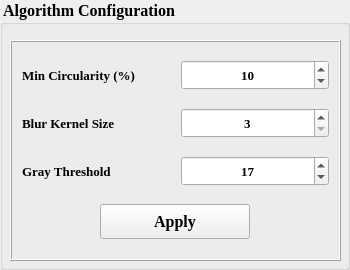
                               <widget class="QGroupBox" name="groupBox_14">
                                <property name="minimumSize">
                                 <size>
                                  <width>350</width>
                                  <height>0</height>
                                 </size>
                                </property>
                                <property name="font">
                                 <font>
                                  <family>Times New Roman</family>
                                  <pointsize>12</pointsize>
                                  <weight>75</weight>
                                  <bold>true</bold>
                                 </font>
                                </property>
                                <property name="title">
                                 <string> Algorithm Configuration</string>
                                </property>
                                <widget class="QFrame" name="frame_9">
                                 <property name="geometry">
                                  <rect>
                                   <x>10</x>
                                   <y>40</y>
                                   <width>331</width>
                                   <height>221</height>
                                  </rect>
                                 </property>
                                 <property name="minimumSize">
                                  <size>
                                   <width>300</width>
                                   <height>0</height>
                                  </size>
                                 </property>
                                 <property name="frameShape">
                                  <enum>QFrame::Box</enum>
                                 </property>
                                 <property name="frameShadow">
                                  <enum>QFrame::Raised</enum>
                                 </property>
                                 <layout class="QVBoxLayout" name="verticalLayout_7">
                                  <property name="spacing">
                                   <number>10</number>
                                  </property>
                                  <property name="leftMargin">
                                   <number>10</number>
                                  </property>
                                  <property name="topMargin">
                                   <number>10</number>
                                  </property>
                                  <property name="rightMargin">
                                   <number>10</number>
                                  </property>
                                  <property name="bottomMargin">
                                   <number>10</number>
                                  </property>
                                  <item>
                                   <layout class="QHBoxLayout" name="horizontalLayout_24">
                                    <item>
                                     <widget class="QLabel" name="label_18">
                                      <property name="font">
                                       <font>
                                        <family>Times New Roman</family>
                                        <pointsize>10</pointsize>
                                       </font>
                                      </property>
                                      <property name="text">
                                       <string>Min Circularity (%)</string>
                                      </property>
                                     </widget>
                                    </item>
                                    <item>
                                     <widget class="QSpinBox" name="circ_acc_spin_2">
                                      <property name="minimumSize">
                                       <size>
                                        <width>0</width>
                                        <height>30</height>
                                       </size>
                                      </property>
                                      <property name="maximumSize">
                                       <size>
                                        <width>16777215</width>
                                        <height>30</height>
                                       </size>
                                      </property>
                                      <property name="font">
                                       <font>
                                        <family>Times New Roman</family>
                                        <pointsize>10</pointsize>
                                       </font>
                                      </property>
                                      <property name="cursor">
                                       <cursorShape>PointingHandCursor</cursorShape>
                                      </property>
                                      <property name="locale">
                                       <locale language="English" country="UnitedStates"/>
                                      </property>
                                      <property name="alignment">
                                       <set>Qt::AlignCenter</set>
                                      </property>
                                      <property name="minimum">
                                       <number>1</number>
                                      </property>
                                      <property name="maximum">
                                       <number>100</number>
                                      </property>
                                      <property name="singleStep">
                                       <number>0</number>
                                      </property>
                                      <property name="value">
                                       <number>10</number>
                                      </property>
                                     </widget>
                                    </item>
                                   </layout>
                                  </item>
                                  <item>
                                   <layout class="QHBoxLayout" name="horizontalLayout_25">
                                    <item>
                                     <widget class="QLabel" name="label_19">
                                      <property name="font">
                                       <font>
                                        <family>Times New Roman</family>
                                        <pointsize>10</pointsize>
                                       </font>
                                      </property>
                                      <property name="text">
                                       <string>Blur Kernel Size</string>
                                      </property>
                                     </widget>
                                    </item>
                                    <item>
                                     <widget class="QSpinBox" name="blur_ksize_spin_2">
                                      <property name="minimumSize">
                                       <size>
                                        <width>0</width>
                                        <height>30</height>
                                       </size>
                                      </property>
                                      <property name="maximumSize">
                                       <size>
                                        <width>16777215</width>
                                        <height>30</height>
                                       </size>
                                      </property>
                                      <property name="font">
                                       <font>
                                        <family>Times New Roman</family>
                                        <pointsize>10</pointsize>
                                       </font>
                                      </property>
                                      <property name="cursor">
                                       <cursorShape>PointingHandCursor</cursorShape>
                                      </property>
                                      <property name="locale">
                                       <locale language="English" country="UnitedStates"/>
                                      </property>
                                      <property name="alignment">
                                       <set>Qt::AlignCenter</set>
                                      </property>
                                      <property name="minimum">
                                       <number>3</number>
                                      </property>
                                      <property name="maximum">
                                       <number>21</number>
                                      </property>
                                      <property name="singleStep">
                                       <number>2</number>
                                      </property>
                                      <property name="value">
                                       <number>3</number>
                                      </property>
                                     </widget>
                                    </item>
                                   </layout>
                                  </item>
                                  <item>
                                   <layout class="QHBoxLayout" name="horizontalLayout_26">
                                    <item>
                                     <widget class="QLabel" name="label_20">
                                      <property name="font">
                                       <font>
                                        <family>Times New Roman</family>
                                        <pointsize>10</pointsize>
                                       </font>
                                      </property>
                                      <property name="text">
                                       <string>Gray Threshold</string>
                                      </property>
                                     </widget>
                                    </item>
                                    <item>
                                     <widget class="QSpinBox" name="gray_spin_2">
                                      <property name="minimumSize">
                                       <size>
                                        <width>0</width>
                                        <height>30</height>
                                       </size>
                                      </property>
                                      <property name="maximumSize">
                                       <size>
                                        <width>16777215</width>
                                        <height>30</height>
                                       </size>
                                      </property>
                                      <property name="font">
                                       <font>
                                        <family>Times New Roman</family>
                                        <pointsize>10</pointsize>
                                       </font>
                                      </property>
                                      <property name="cursor">
                                       <cursorShape>PointingHandCursor</cursorShape>
                                      </property>
                                      <property name="locale">
                                       <locale language="English" country="UnitedStates"/>
                                      </property>
                                      <property name="alignment">
                                       <set>Qt::AlignCenter</set>
                                      </property>
                                      <property name="minimum">
                                       <number>0</number>
                                      </property>
                                      <property name="maximum">
                                       <number>255</number>
                                      </property>
                                      <property name="singleStep">
                                       <number>2</number>
                                      </property>
                                      <property name="value">
                                       <number>17</number>
                                      </property>
                                     </widget>
                                    </item>
                                   </layout>
                                  </item>
                                  <item>
                                   <layout class="QHBoxLayout" name="horizontalLayout_43">
                                    <item>
                                     <widget class="QPushButton" name="apply_btn_2">
                                      <property name="enabled">
                                       <bool>true</bool>
                                      </property>
                                      <property name="minimumSize">
                                       <size>
                                        <width>100</width>
                                        <height>35</height>
                                       </size>
                                      </property>
                                      <property name="maximumSize">
                                       <size>
                                        <width>150</width>
                                        <height>35</height>
                                       </size>
                                      </property>
                                      <property name="font">
                                       <font>
                                        <family>Times New Roman</family>
                                        <pointsize>12</pointsize>
                                        <weight>75</weight>
                                        <bold>true</bold>
                                       </font>
                                      </property>
                                      <property name="cursor">
                                       <cursorShape>PointingHandCursor</cursorShape>
                                      </property>
                                      <property name="styleSheet">
                                       <string notr="true"/>
                                      </property>
                                      <property name="text">
                                       <string>Apply</string>
                                      </property>
                                      <property name="icon">
                                       <iconset>
                                        <normaloff>D:/Pellet_grading_new/Icons/apply_params.png</normaloff>D:/Pellet_grading_new/Icons/apply_params.png</iconset>
                                      </property>
                                      <property name="iconSize">
                                       <size>
                                        <width>22</width>
                                        <height>22</height>
                                       </size>
                                      </property>
                                      <property name="autoRepeatInterval">
                                       <number>100</number>
                                      </property>
                                     </widget>
                                    </item>
                                   </layout>
                                  </item>
                                 </layout>
                                </widget>
                               </widget>
